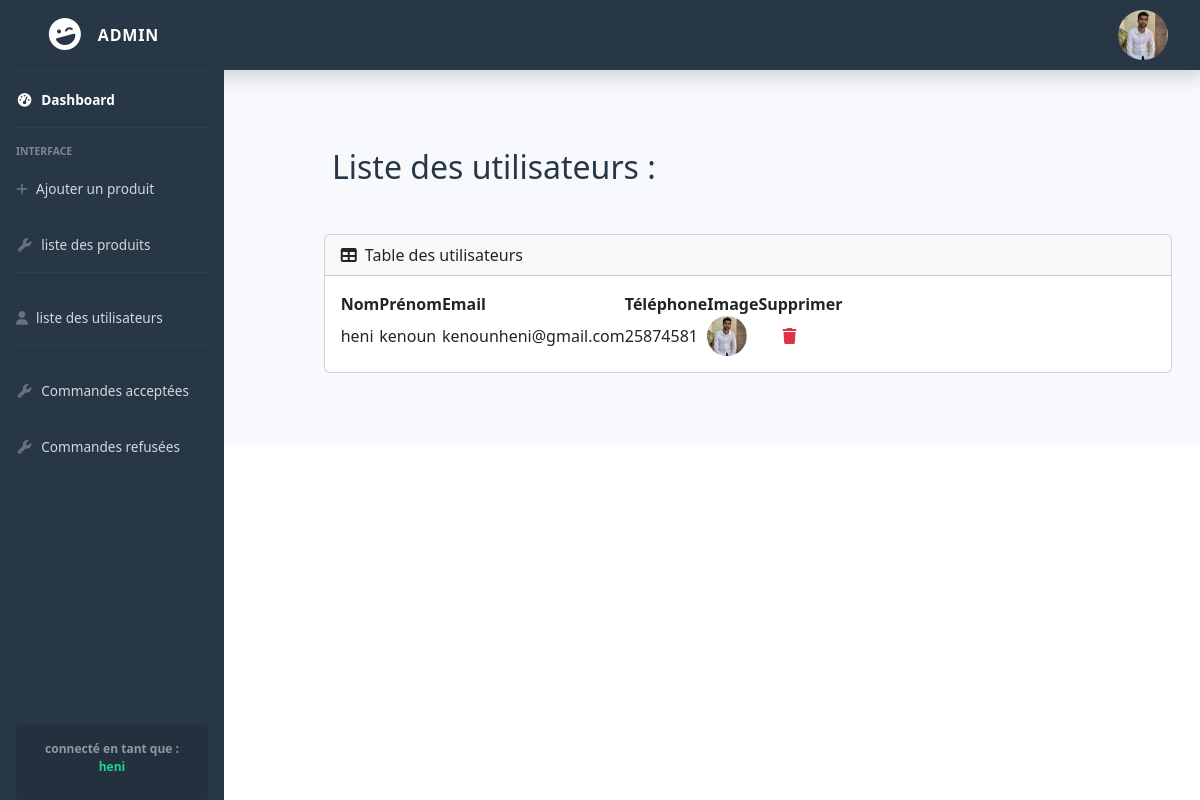
The app's page /admin/listUsers.php (signed in) with its own data.
### tables this page shows
CREATE TABLE `user` (
  `id` int(11) NOT NULL,
  `nom` varchar(20) NOT NULL,
  `prenom` varchar(20) NOT NULL,
  `email` varchar(50) NOT NULL,
  `tel` int(8) NOT NULL,
  `role` varchar(8) NOT NULL DEFAULT 'user',
  `image` varchar(200) NOT NULL,
  `password` varchar(50) NOT NULL
);

### models/user.class.php (called while the page is built, shortened)
<?php
    class User{
        function affUser(){
            $cnx = new connexion();
            $pdo = $cnx->connect();
            $req = "select * from user";
            $res = $pdo->query($req) or print_r($pdo->errorInfo()) ;
            return $res ;
        }
    }
?>

### admin/listUsers.php (the view)
<?php require_once('../__tiers/header-admin.php') ?>
<div class='row col-10'>
    <div style='margin-top:100px; margin-left:260px;'>
    <?php
        require_once('../models/user.class.php');
        $user = new User();
        $users = $user->affUser();
    ?>
    <div class="premiere my-5">
        <div class="container-fluid contenu">
            <main>
                <h2 class="ms-5 text-azra9">Liste des utilisateurs :</h2>
                <div class="row justify-content-center mt-5">
                    <div class="col-11">
                        <div class="card mb-4">
                            <div class="card-header header-table ">
                                <i class="fas fa-table me-1"></i>
                                Table des utilisateurs
                            </div>
                            <div class="card-body">
                                <div class="table-responsive">
                                    <table class="datatablesSimple" id="mytable">
                                        <thead>
                                            <tr>
                                                <th>Nom</th>
                                                <th>Prénom</th>
                                                <th>Email</th>
                                                <th>Téléphone</th>
                                                <th>Image</th>
                                                <th>Supprimer</th>
                                            </tr>
                                        </thead>
                                        <tbody>
                                            <?php
                                                foreach ($users as $us){
                                                    if($us['role'] == 'user'){
                                                        echo "<tr>
                                                                <td>".$us['nom']."</td>
                                                                <td>".$us['prenom']."</td>
                                                                <td>".$us['email']."</td>
                                                                <td>".$us['tel']."</td>
                                                                <td>";
                                                        if($us['image'] ==''){
                                                            echo "<img src='../user/img/avatar.svg' width='40' height='40' class='rounded-5'>";
                                                        } else {
                                                            echo "<img src='../user/img/uploaded/".$us['image']."' width='40' height='40' class='rounded-5'>";
                                                        }
                                                        echo "</td>
                                                                <td class='ps-4'>
                                                                    <a class='i text-danger' href='deleteUser.php?id=". $us['id']."'>
                                                                        <i class='fas fa-trash'></i>
                                                                    </a>
                                                                </td>
                                                            </tr>";
                                                    }
                                                }
                                            ?>
                                        </tbody>
                                    </table>
                                </div>
                            </div>
                        </div>
                    </div>
                </div>
            </main>
        </div>
    </div>
</div>
<?php require_once('../__tiers/footer-admin.php') ?>

### assets/style.css (style rules this page uses)
:root { --blue:#273746; --vert:#21D192; }
* { margin: 0; padding: 0; box-sizing: border-box; }
.text-azra9 { color:var(--blue )!important; }

### records on screen
user: nom "heni", prenom "kenoun", email "kenounheni@gmail.com", tel "25874581", image (picture)

### other values on screen
$_SESSION['name'] "heni"
